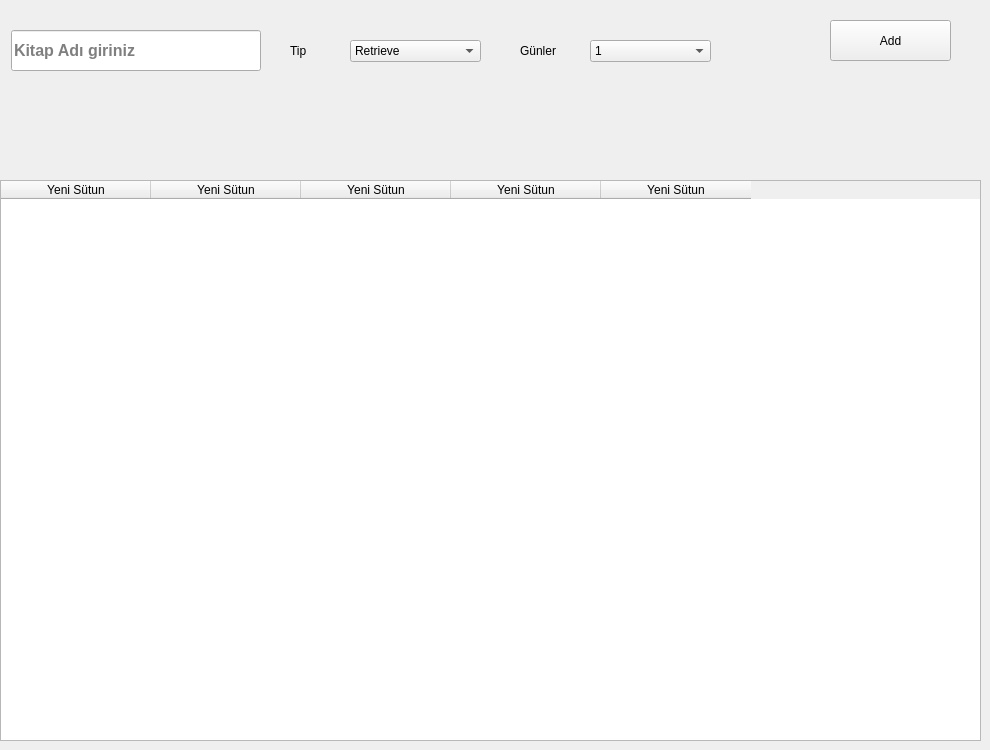
    <widget class="QWidget" name="tab_4">
     <attribute name="title">
      <string>Ödünç Paneli</string>
     </attribute>
     <widget class="QTableWidget" name="tableWidget">
      <property name="geometry">
       <rect>
        <x>0</x>
        <y>180</y>
        <width>981</width>
        <height>561</height>
       </rect>
      </property>
      <property name="gridStyle">
       <enum>Qt::DashLine</enum>
      </property>
      <attribute name="horizontalHeaderCascadingSectionResizes">
       <bool>false</bool>
      </attribute>
      <attribute name="horizontalHeaderDefaultSectionSize">
       <number>150</number>
      </attribute>
      <attribute name="horizontalHeaderShowSortIndicator" stdset="0">
       <bool>false</bool>
      </attribute>
      <attribute name="horizontalHeaderStretchLastSection">
       <bool>false</bool>
      </attribute>
      <attribute name="verticalHeaderCascadingSectionResizes">
       <bool>false</bool>
      </attribute>
      <attribute name="verticalHeaderShowSortIndicator" stdset="0">
       <bool>false</bool>
      </attribute>
      <attribute name="verticalHeaderStretchLastSection">
       <bool>false</bool>
      </attribute>
      <column>
       <property name="text">
        <string>Yeni Sütun</string>
       </property>
      </column>
      <column>
       <property name="text">
        <string>Yeni Sütun</string>
       </property>
      </column>
      <column>
       <property name="text">
        <string>Yeni Sütun</string>
       </property>
      </column>
      <column>
       <property name="text">
        <string>Yeni Sütun</string>
       </property>
      </column>
      <column>
       <property name="text">
        <string>Yeni Sütun</string>
       </property>
      </column>
     </widget>
     <widget class="QPushButton" name="pushButton_5">
      <property name="geometry">
       <rect>
        <x>830</x>
        <y>20</y>
        <width>121</width>
        <height>41</height>
       </rect>
      </property>
      <property name="text">
       <string>Add</string>
      </property>
     </widget>
     <widget class="QLineEdit" name="lineEdit">
      <property name="geometry">
       <rect>
        <x>11</x>
        <y>30</y>
        <width>250</width>
        <height>41</height>
       </rect>
      </property>
      <property name="sizePolicy">
       <sizepolicy hsizetype="Expanding" vsizetype="Fixed">
        <horstretch>0</horstretch>
        <verstretch>0</verstretch>
       </sizepolicy>
      </property>
      <property name="minimumSize">
       <size>
        <width>0</width>
        <height>0</height>
       </size>
      </property>
      <property name="sizeIncrement">
       <size>
        <width>0</width>
        <height>0</height>
       </size>
      </property>
      <property name="font">
       <font>
        <pointsize>12</pointsize>
        <weight>75</weight>
        <bold>true</bold>
        <strikeout>false</strikeout>
        <stylestrategy>PreferAntialias</stylestrategy>
       </font>
      </property>
      <property name="placeholderText">
       <string>Kitap Adı giriniz</string>
      </property>
     </widget>
     <widget class="QComboBox" name="comboBox">
      <property name="geometry">
       <rect>
        <x>350</x>
        <y>40</y>
        <width>131</width>
        <height>22</height>
       </rect>
      </property>
      <item>
       <property name="text">
        <string>Retrieve</string>
       </property>
      </item>
      <item>
       <property name="text">
        <string>Rent</string>
       </property>
      </item>
     </widget>
     <widget class="QComboBox" name="comboBox_2">
      <property name="geometry">
       <rect>
        <x>590</x>
        <y>40</y>
        <width>121</width>
        <height>22</height>
       </rect>
      </property>
      <item>
       <property name="text">
        <string>1</string>
       </property>
      </item>
      <item>
       <property name="text">
        <string>2</string>
       </property>
      </item>
      <item>
       <property name="text">
        <string>3</string>
       </property>
      </item>
      <item>
       <property name="text">
        <string>4</string>
       </property>
      </item>
      <item>
       <property name="text">
        <string>5</string>
       </property>
      </item>
      <item>
       <property name="text">
        <string>6</string>
       </property>
      </item>
     </widget>
     <widget class="QLabel" name="label">
      <property name="geometry">
       <rect>
        <x>290</x>
        <y>40</y>
        <width>71</width>
        <height>21</height>
       </rect>
      </property>
      <property name="text">
       <string>Tip</string>
      </property>
     </widget>
     <widget class="QLabel" name="label_2">
      <property name="geometry">
       <rect>
        <x>520</x>
        <y>40</y>
        <width>61</width>
        <height>21</height>
       </rect>
      </property>
      <property name="text">
       <string>Günler</string>
      </property>
     </widget>
    </widget>
